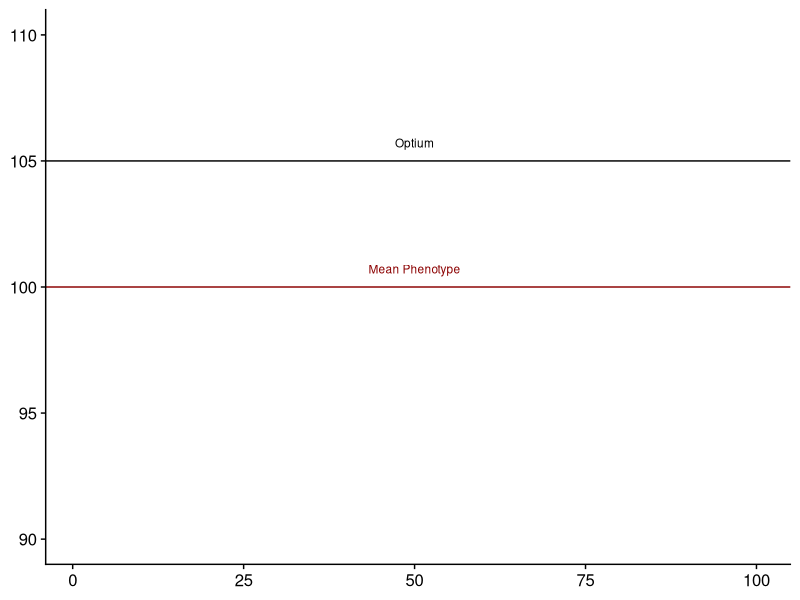
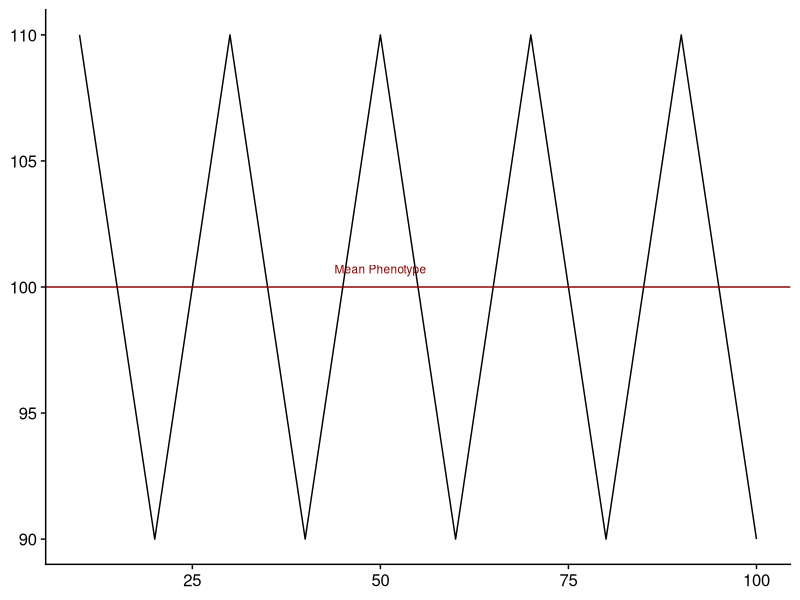
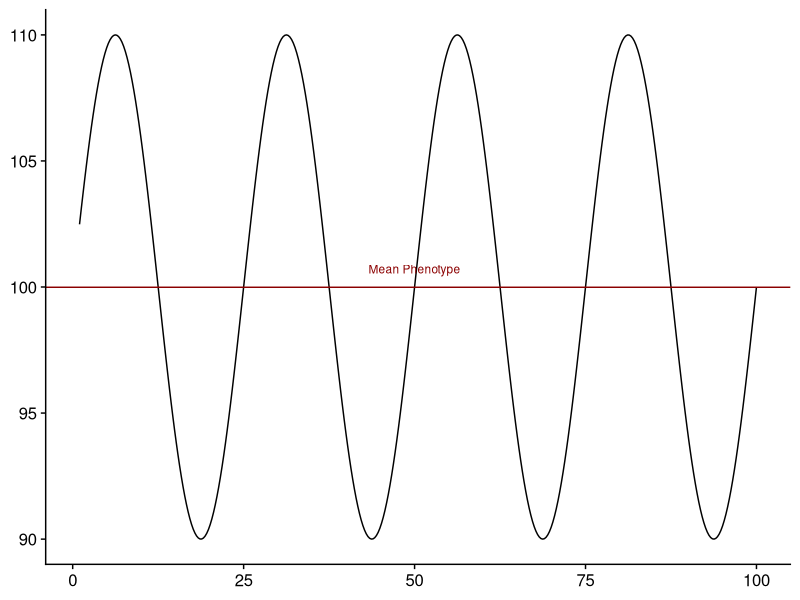

R code for these plots, in order: (Note: this script raises an error after producing the figures.)
## ---- chunk 1
library(tidyverse)
library(cowplot)
library(purrr)
library(doParallel)
theme_set(theme_cowplot())
## ---- chunk 2
mytheme <- function(){
  theme_set(theme_cowplot())+
    theme(axis.title = element_text(face = "plain"),
          axis.text = element_text(face = "plain"),
          plot.title = element_text(hjust = 0.5),
          legend.position = "none")
}
## ---- chunk 3
Generation <- seq(1, 100)
Optimum <- seq(90, 110, length.out = 100)
df <- data.frame(Generation, Optimum)

p1 <- ggplot(df) + 
  geom_blank(aes(Generation, Optimum)) +
  geom_hline(yintercept = 100, color = "darkred")+
  annotate("text", x = 50, y = 100, label = "Mean Phenotype", size = 3, vjust = -1.5, col = "darkred")+
  geom_hline(yintercept = 105)+
annotate("text", x = 50, y = 105, label = "Optium", size = 3, vjust = -1.5, col = "black")+
  labs(x = NULL, y = NULL)+ # title = "Constant Optimum", 
  mytheme()

p1
## ---- chunk 4

Opti_Gen <- tibble(Generation = seq(1:100),
                   Optimum = rep(c(rep(110, 10), rep(90, 10)), 5))

mu_pheno = mean(Opti_Gen$Optimum)

Opt_Data <- Opti_Gen %>% 
  filter(Generation == 0 | Generation %% 10 == 0)

p2 <- Opt_Data %>% 
  ggplot(aes(x = Generation, y = Optimum))+
  geom_line()+
  geom_hline(yintercept = mu_pheno, col = "darkred")+
  annotate("text", x = 50, y = mu_pheno, label = "Mean Phenotype", size = 3, vjust = -1.5, col = "darkred")+
  #annotate("text", x = 55, y = 116, label = "Optimum", size = 3, vjust = -1.5, col = "black")+
  labs(x = NULL, y = NULL)+ # title = "Fluctuating Linear Opimum", 
  mytheme()

p2
## ---- chunk 5
Generation <- seq(1, 100, length.out = 400) 
Optimum <- 100 + 10 *sin(2 * pi* Generation / 25) 
#noise <- rnorm(length(Optimum), c(seq(1:5)), c(seq(10:20)))
#Optimum <- Optimum + noise
df <- data.frame(Generation, Optimum) 

p3 <- ggplot(df) + 
  geom_line(aes(Generation, Optimum)) + 
  geom_hline(yintercept = mean(Optimum), color = "darkred")+ 
  annotate("text", x = 50, y = 100, label = "Mean Phenotype", size = 3, vjust = -1.5, col = "darkred")+ 
  #annotate("text", x = 42, y = 122, label = "Optimum", size = 3, vjust = -1.5, col = "black")+
  labs( x = NULL, y = NULL)+ # title = "Sinusoidal I Period",
  mytheme()

p3
## ---- chunk 6
Generation <- seq(1, 100, length.out = 400)
#Optimum <- 100 + 10 * sin(2 * pi * Generation / 25) + 2 * sin(2 * pi * Generation / 10) + 0.5 * sin(2 * pi * Generation / 5) + 1 * sin(2 * pi * Generation / 2)

Optimum <- 100 + 10 * sin(2 * pi * Generation / 25) + 2 * sin(2 * pi * Generation / 10) + 5 * sin(2 * pi * Generation / 5) + 1 * sin(2 * pi * Generation / 2)

# Optimum <- 100 + 10 * sin(2 * pi * Generation / 25) + 10 * sin(2 * pi * Generation / 10) + 10 * sin(2 * pi * Generation / 5) + 10 * sin(2 * pi * Generation / 2)
# Optimum/4

df <- data.frame(Generation, Optimum)

p4 <- ggplot(df) + 
  geom_line(aes(Generation, Optimum)) +
  geom_hline(yintercept = mean(Phenotype), color = "darkred")+
  annotate("text", x = 50, y = 100, label = "Mean Phenotype", size = 3, vjust = -1.5, col = "darkred")+
  #annotate("text", x = 38, y = 105, label = "Optimum", size = 3, vjust = -1.5, col = "black")+
  labs(x = NULL, y = NULL)+ #title = "Sinusoidal IV Periods",
  mytheme()

p4
## ---- chunk 7
# library(patchwork)
# (p1+p2)/(p3+p4)
## ---- chunk 8

 mygrid <- plot_grid(p1, p2, p3, p4, labels = "AUTO", label_size = 10,label_colour = NULL, label_x = 0.15, label_y = 1.02, hjust = -0.5, vjust = 1.5, scale = 1,ncol = 2, align = "hv") +
  theme(plot.margin = margin(t = 10, r = 10, b = 10, l = 10)) +
  draw_label("Generation", size = 12, x = 0.5, y = -0.0105, hjust = .3, fontface = "bold")+
  draw_label("Optimum", size = 12, x = -0.01, y = 0.5, vjust = 0.5, angle = 90, fontface = "bold")
 mygrid

## ---- chunk 9
# library(patchwork)
# 
# combined_plot <- ((p1 | p2) / (p3 | p4)) +
#   plot_layout(ncol = 1) +
#   plot_annotation(
#     tag_levels = 'a',
#     tag_suffix = ") ",
#     theme = theme(
#       plot.margin = margin(t = 10, r = 10, b = 10, l = 10)
#     )
#   ) +
#   draw_label("Generation", size = 18, x = 0.5, y = 0, hjust = 0.5) +
#   draw_label("Phenotype", size = 18, x = 0, y = 0.5, vjust = 0.5, angle = 90)
# 
# combined_plot

## ---- chunk 10
# mygrid <- plot_grid(p1, p2, p3, p4, labels = "AUTO", ncol = 2, align = "hv") +
#   theme(plot.margin = margin(t = 10, r = 10, b = 10, l = 10)) +
#   draw_label("Generation", size = 18, x = 0.5, y = 0, hjust = 0.5, fontface = "bold") +
#   draw_label("Phenotype", size = 18, x = -0.01, y = 0.5, vjust = 0.5, angle = 90, fontface = "bold")
# mygrid

## ---- chunk 11
# file <- read.csv("~/YeastProj.dir/evogen-sims/ET_Yeast/output.dir/Selection_Models/WF.dir/SinFSGen.dir/MeanPhenotypes1_n100_H0.1SD2.csv") %>% 
#   filter(Generation < 200)
# 
# Optimum = file$Optimum
# 
# ggplot(file) + 
#   geom_line(aes(Generation, Optimum)) +
#   geom_hline(yintercept = mean(file$Phenotype), color = "darkred")+
#   annotate("text", x = 100, y = mean(file$Phenotype), label = "Mean Phenotype", size = 3, vjust = -1.5, col = "darkred")+
#   #annotate("text", x = 38, y = 105, label = "Optimum", size = 3, vjust = -1.5, col = "black")+
#   labs(x = NULL, y = NULL)+ #title = "Sinusoidal IV Periods",
#   mytheme()

